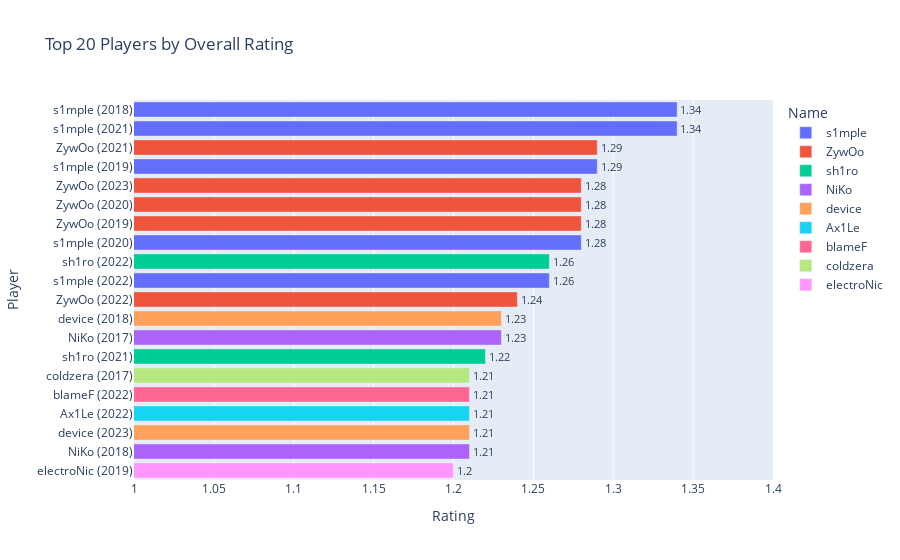

Source (notebook cell):
### Code cell
# Show overall top 20 of all time
df = pd.read_csv('files/dataframe.csv')

# Add a unique identifier for each appearance of a player
df['Player ID'] = df['Name'] + ' (' + df['Year'].astype(str) + ')'

# Sort the DataFrame based on 'Rating' column in ascending order
df_sorted = df.sort_values(by='Rating', ascending=False)

# Select the top 10 players based on rating
top20_players = df_sorted.head(20)

fig = px.bar(top20_players, x='Rating', y='Player ID', color='Name', text='Rating',
             labels={'Player ID': 'Player'}, title='Top 20 Players by Overall Rating')

fig.update_traces(textposition='outside')
fig.update_layout(height=800) 
fig.update_yaxes(categoryorder='total ascending')  
fig.update_xaxes(range=[1, 1.4])

fig.show()

### Figure 1 — Plotly figure (JSON) as saved in the notebook; plotly's stock layout.template omitted (floating-point values rounded to 4 significant figures)
{"data": [{"alignmentgroup": "True", "hovertemplate": "Name=s1mple<br>Rating=%{text}<br>Player=%{y}<extra></extra>", "legendgroup": "s1mple", "marker": {"color": "#636efa", "pattern": {"shape": ""}}, "name": "s1mple", "offsetgroup": "s1mple", "orientation": "h", "showlegend": true, "text": [1.34, 1.34, 1.29, 1.28, 1.26], "textposition": "outside", "type": "bar", "x": [1.34, 1.34, 1.29, 1.28, 1.26], "xaxis": "x", "y": ["s1mple (2021)", "s1mple (2018)", "s1mple (2019)", "s1mple (2020)", "s1mple (2022)"], "yaxis": "y"}, {"alignmentgroup": "True", "hovertemplate": "Name=ZywOo<br>Rating=%{text}<br>Player=%{y}<extra></extra>", "legendgroup": "ZywOo", "marker": {"color": "#EF553B", "pattern": {"shape": ""}}, "name": "ZywOo", "offsetgroup": "ZywOo", "orientation": "h", "showlegend": true, "text": [1.29, 1.28, 1.28, 1.28, 1.24], "textposition": "outside", "type": "bar", "x": [1.29, 1.28, 1.28, 1.28, 1.24], "xaxis": "x", "y": ["ZywOo (2021)", "ZywOo (2019)", "ZywOo (2020)", "ZywOo (2023)", "ZywOo (2022)"], "yaxis": "y"}, {"alignmentgroup": "True", "hovertemplate": "Name=sh1ro<br>Rating=%{text}<br>Player=%{y}<extra></extra>", "legendgroup": "sh1ro", "marker": {"color": "#00cc96", "pattern": {"shape": ""}}, "name": "sh1ro", "offsetgroup": "sh1ro", "orientation": "h", "showlegend": true, "text": [1.26, 1.22], "textposition": "outside", "type": "bar", "x": [1.26, 1.22], "xaxis": "x", "y": ["sh1ro (2022)", "sh1ro (2021)"], "yaxis": "y"}, {"alignmentgroup": "True", "hovertemplate": "Name=NiKo<br>Rating=%{text}<br>Player=%{y}<extra></extra>", "legendgroup": "NiKo", "marker": {"color": "#ab63fa", "pattern": {"shape": ""}}, "name": "NiKo", "offsetgroup": "NiKo", "orientation": "h", "showlegend": true, "text": [1.23, 1.21], "textposition": "outside", "type": "bar", "x": [1.23, 1.21], "xaxis": "x", "y": ["NiKo (2017)", "NiKo (2018)"], "yaxis": "y"}, {"alignmentgroup": "True", "hovertemplate": "Name=device<br>Rating=%{text}<br>Player=%{y}<extra></extra>", "legendgroup": "device", "marker": {"color": "#FFA15A", "pattern": {"shape": ""}}, "name": "device", "offsetgroup": "device", "orientation": "h", "showlegend": true, "text": [1.23, 1.21], "textposition": "outside", "type": "bar", "x": [1.23, 1.21], "xaxis": "x", "y": ["device (2018)", "device (2023)"], "yaxis": "y"}, {"alignmentgroup": "True", "hovertemplate": "Name=Ax1Le<br>Rating=%{text}<br>Player=%{y}<extra></extra>", "legendgroup": "Ax1Le", "marker": {"color": "#19d3f3", "pattern": {"shape": ""}}, "name": "Ax1Le", "offsetgroup": "Ax1Le", "orientation": "h", "showlegend": true, "text": [1.21], "textposition": "outside", "type": "bar", "x": [1.21], "xaxis": "x", "y": ["Ax1Le (2022)"], "yaxis": "y"}, {"alignmentgroup": "True", "hovertemplate": "Name=blameF<br>Rating=%{text}<br>Player=%{y}<extra></extra>", "legendgroup": "blameF", "marker": {"color": "#FF6692", "pattern": {"shape": ""}}, "name": "blameF", "offsetgroup": "blameF", "orientation": "h", "showlegend": true, "text": [1.21], "textposition": "outside", "type": "bar", "x": [1.21], "xaxis": "x", "y": ["blameF (2022)"], "yaxis": "y"}, {"alignmentgroup": "True", "hovertemplate": "Name=coldzera<br>Rating=%{text}<br>Player=%{y}<extra></extra>", "legendgroup": "coldzera", "marker": {"color": "#B6E880", "pattern": {"shape": ""}}, "name": "coldzera", "offsetgroup": "coldzera", "orientation": "h", "showlegend": true, "text": [1.21], "textposition": "outside", "type": "bar", "x": [1.21], "xaxis": "x", "y": ["coldzera (2017)"], "yaxis": "y"}, {"alignmentgroup": "True", "hovertemplate": "Name=electroNic<br>Rating=%{text}<br>Player=%{y}<extra></extra>", "legendgroup": "electroNic", "marker": {"color": "#FF97FF", "pattern": {"shape": ""}}, "name": "electroNic", "offsetgroup": "electroNic", "orientation": "h", "showlegend": true, "text": [1.2], "textposition": "outside", "type": "bar", "x": [1.2], "xaxis": "x", "y": ["electroNic (2019)"], "yaxis": "y"}], "layout": {"autosize": true, "barmode": "relative", "legend": {"title": {"text": "Name"}, "tracegroupgap": 0}, "title": {"text": "Top 20 Players by Overall Rating"}, "xaxis": {"anchor": "y", "domain": [0, 1], "range": [1, 1.4], "title": {"text": "Rating"}, "type": "linear"}, "yaxis": {"anchor": "x", "autorange": true, "categoryorder": "total ascending", "domain": [0, 1], "range": [-0.5, 19.5], "title": {"text": "Player"}, "type": "category"}}}
